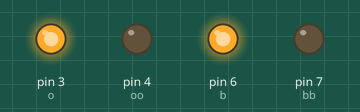
Simulated run of this sketch. Board: Arduino Uno, built with avr-gcc and run on an emulated ATmega328P. Parts: output pins drawn as LEDs (lit = HIGH).

Above: at 0.04 s.
At 1.12 s:
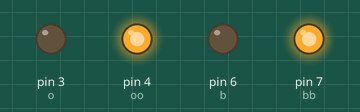
At 2.18 s:
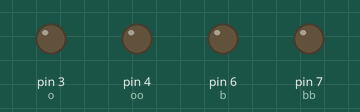
Timing chart, 0 to 3.0 s (numbered marks = the images above):
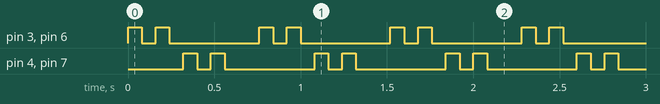

Measured:
- by itself, pin 3 (o), pin 4 (oo), pin 6 (b), pin 7 (bb): repeats every 0.76 s: LOW 0.08 s, HIGH 0.08 s, LOW 0.52 s, HIGH 0.08 s

The sketch:

safety_car.ino
```cpp
int o = 3;
int oo = 4;
int b = 6;
int bb = 7;


void setup() {
  pinMode(o, OUTPUT);
 pinMode(oo, OUTPUT);
   pinMode(b, OUTPUT);
   pinMode(bb, OUTPUT);
}

void loop() {

    digitalWrite(o, HIGH);   // turn the LED on (HIGH is the voltage level)
    digitalWrite(b, HIGH);   // turn the LED on (HIGH is the voltage level)
    delay(80);

    digitalWrite(o, LOW);   // turn the LED on (HIGH is the voltage level)
    digitalWrite(b, LOW);   // turn the LED on (HIGH is the voltage level)

 delay(80);

        digitalWrite(o, HIGH);   // turn the LED on (HIGH is the voltage level)
    digitalWrite(b, HIGH);   // turn the LED on (HIGH is the voltage level)
    delay(80);

    digitalWrite(o, LOW);   // turn the LED on (HIGH is the voltage level)
    digitalWrite(b, LOW);   // turn the LED on (HIGH is the voltage level)

 delay(80);


      digitalWrite(oo, HIGH);   // turn the LED on (HIGH is the voltage level)
    digitalWrite(bb, HIGH);   // turn the LED on (HIGH is the voltage level)
    delay(80);

    digitalWrite(oo, LOW);   // turn the LED on (HIGH is the voltage level)
    digitalWrite(bb, LOW);   // turn the LED on (HIGH is the voltage level)

 delay(80);

      digitalWrite(oo, HIGH);   // turn the LED on (HIGH is the voltage level)
    digitalWrite(bb, HIGH);   // turn the LED on (HIGH is the voltage level)
    delay(80);

    digitalWrite(oo, LOW);   // turn the LED on (HIGH is the voltage level)
    digitalWrite(bb, LOW);   // turn the LED on (HIGH is the voltage level)

 delay(200);

}
```
